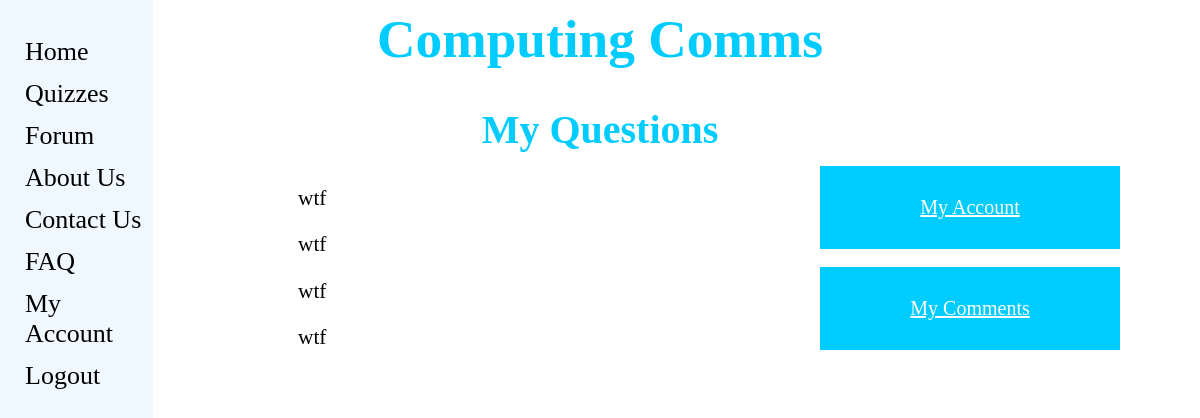
The app's page /computingcomms/my_questions/ (signed in), older data.
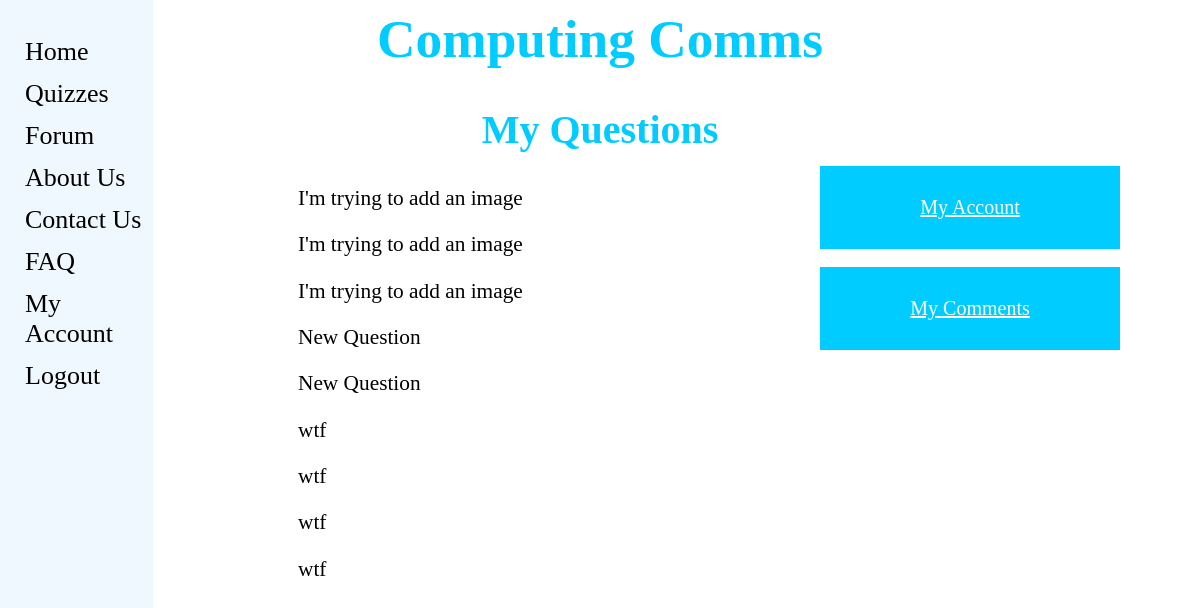
The same page, newer data.
### computingcomms/models.py (models this page shows, shortened)
class ForumPost(models.Model):
    question = models.CharField(max_length=128)
    picture = models.ImageField(upload_to='forum_images',blank=True)
    date = models.DateTimeField(auto_now=True)
    user = models.ForeignKey(User, on_delete=models.DO_NOTHING)

### computingcomms/views.py (the view)
def my_questions(request):
    posts_list = ForumPost.objects.order_by('-date')
    context_dict = {'posts': posts_list,}
    return render(request, 'computingcomms/my_questions.html', context_dict)

### templates/computingcomms/my_questions.html (shortened to what this page needs)
{% extends 'computingcomms/base.html' %}
{% load staticfiles %}
{% block head_block %}
	<div>
		<center><h1>Computing Comms</h1></center>
                <center><h2>My Questions</h2></center>
	</div>
{% endblock %}
{% block body_block %}
	<div>
	{% if posts %}
	<ul>
	    {% for post in posts %}
		{% if user == post.user %}
		    <p> {{post.question }} </p>
		{% endif %}
	    {% endfor %}
	</ul>
	{% else %}
	    <p><strong> You didn't ask any questions, yet! </strong></p>
	{% endif %}
	</div>
	<div class="buttons_position">
		<ul>
		<a href="{% url 'my_account' %}"><button class="button">My Account</a></button><br><br>
		<a href="{% url 'my_comments' %}"><button class="button">My Comments</a></button>
		</ul>
	</div>
{% endblock %}

Row changes from the older to the newer data that the page shows:
added ForumPost: question "I'm trying to add an image"
added ForumPost: question "I'm trying to add an image"
added ForumPost: question "I'm trying to add an image"
added ForumPost: question "New Question"
added ForumPost: question "New Question"
